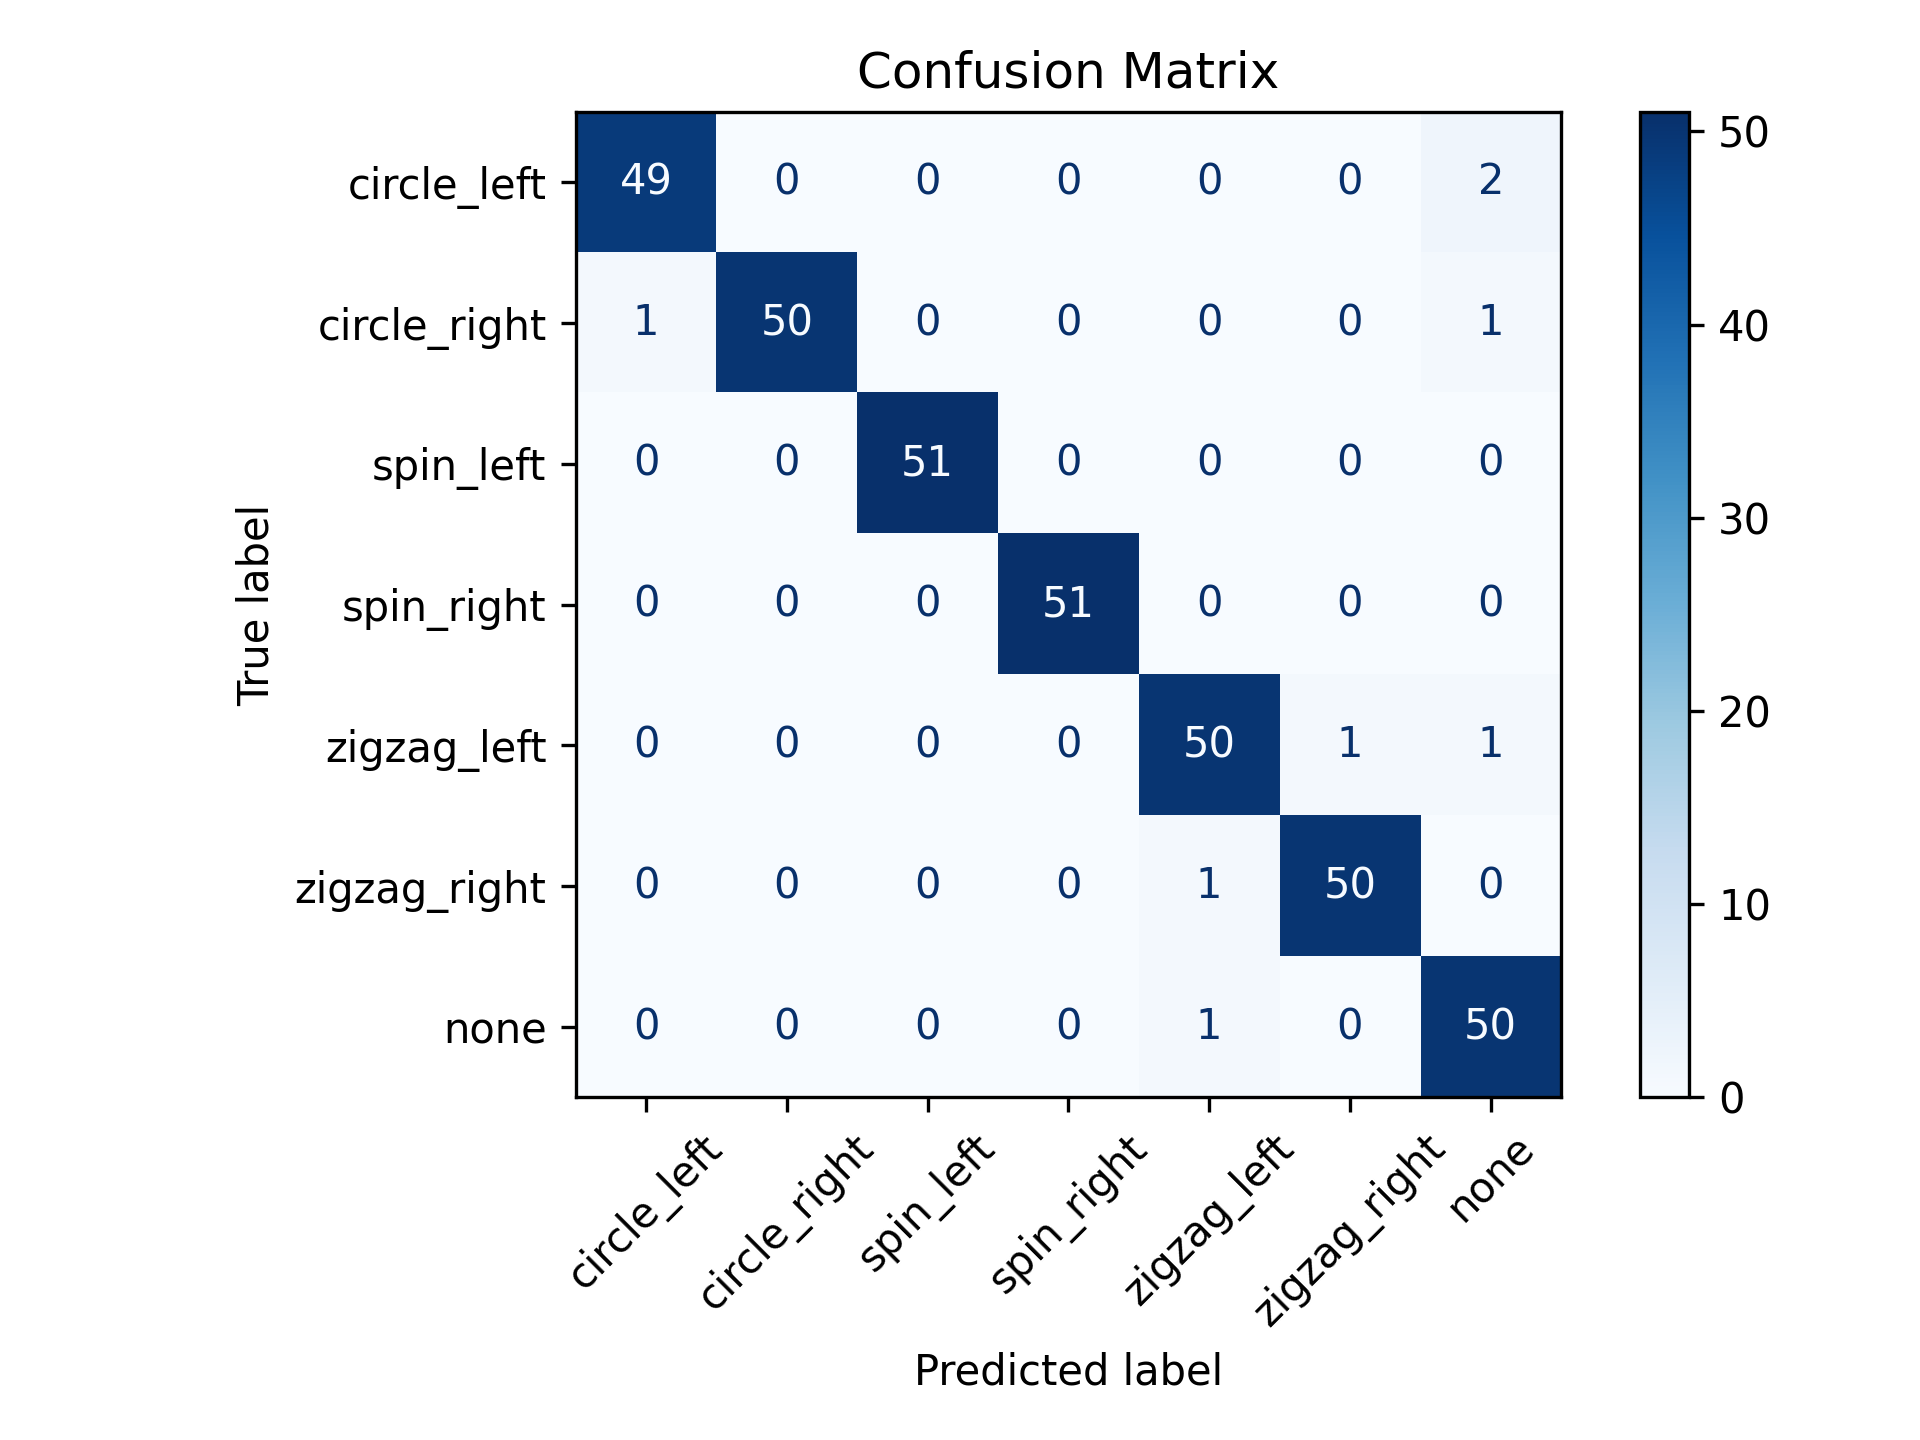

This figure's Python source:
from sklearn.metrics import confusion_matrix, ConfusionMatrixDisplay
import matplotlib.pyplot as plt

def plot_and_save_confusion_matrix(y_true, y_pred, labels, title, filename):
    cm = confusion_matrix(y_true, y_pred)
    disp = ConfusionMatrixDisplay(confusion_matrix=cm, display_labels=labels)
    disp.plot(cmap=plt.cm.Blues, xticks_rotation=45)
    plt.title(title)
    plt.tight_layout()
    plt.savefig(filename, dpi=300)
    plt.close()
